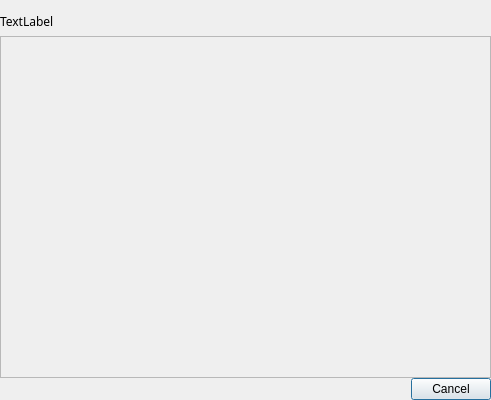
<?xml version="1.0" encoding="UTF-8"?>
<ui version="4.0">
 <class>SBDialogSelectSongAlbum</class>
 <widget class="QDialog" name="SBDialogSelectSongAlbum">
  <property name="geometry">
   <rect>
    <x>0</x>
    <y>0</y>
    <width>491</width>
    <height>400</height>
   </rect>
  </property>
  <property name="sizePolicy">
   <sizepolicy hsizetype="Preferred" vsizetype="Preferred">
    <horstretch>0</horstretch>
    <verstretch>0</verstretch>
   </sizepolicy>
  </property>
  <property name="minimumSize">
   <size>
    <width>0</width>
    <height>400</height>
   </size>
  </property>
  <property name="maximumSize">
   <size>
    <width>16777215</width>
    <height>400</height>
   </size>
  </property>
  <property name="windowTitle">
   <string>Choose Album</string>
  </property>
  <property name="sizeGripEnabled">
   <bool>false</bool>
  </property>
  <property name="modal">
   <bool>true</bool>
  </property>
  <layout class="QVBoxLayout" name="verticalLayout_2">
   <property name="spacing">
    <number>0</number>
   </property>
   <property name="leftMargin">
    <number>0</number>
   </property>
   <property name="rightMargin">
    <number>0</number>
   </property>
   <property name="bottomMargin">
    <number>0</number>
   </property>
   <item>
    <widget class="QLabel" name="lHeader">
     <property name="minimumSize">
      <size>
       <width>0</width>
       <height>25</height>
      </size>
     </property>
     <property name="maximumSize">
      <size>
       <width>16777215</width>
       <height>20</height>
      </size>
     </property>
     <property name="font">
      <font>
       <family>Trebuchet MS</family>
      </font>
     </property>
     <property name="text">
      <string>TextLabel</string>
     </property>
     <property name="alignment">
      <set>Qt::AlignLeading|Qt::AlignLeft|Qt::AlignTop</set>
     </property>
    </widget>
   </item>
   <item>
    <widget class="QScrollArea" name="scrollArea">
     <property name="widgetResizable">
      <bool>true</bool>
     </property>
     <widget class="QWidget" name="wgAlbumList">
      <property name="geometry">
       <rect>
        <x>0</x>
        <y>0</y>
        <width>489</width>
        <height>340</height>
       </rect>
      </property>
      <layout class="QVBoxLayout" name="verticalLayout_4">
       <item>
        <layout class="QVBoxLayout" name="vlAlbumList"/>
       </item>
      </layout>
     </widget>
    </widget>
   </item>
   <item>
    <widget class="QDialogButtonBox" name="buttonBox">
     <property name="standardButtons">
      <set>QDialogButtonBox::Cancel</set>
     </property>
     <property name="centerButtons">
      <bool>false</bool>
     </property>
    </widget>
   </item>
  </layout>
 </widget>
 <resources/>
 <connections>
  <connection>
   <sender>buttonBox</sender>
   <signal>rejected()</signal>
   <receiver>SBDialogSelectSongAlbum</receiver>
   <slot>reject()</slot>
   <hints>
    <hint type="sourcelabel">
     <x>245</x>
     <y>157</y>
    </hint>
    <hint type="destinationlabel">
     <x>245</x>
     <y>84</y>
    </hint>
   </hints>
  </connection>
 </connections>
</ui>
